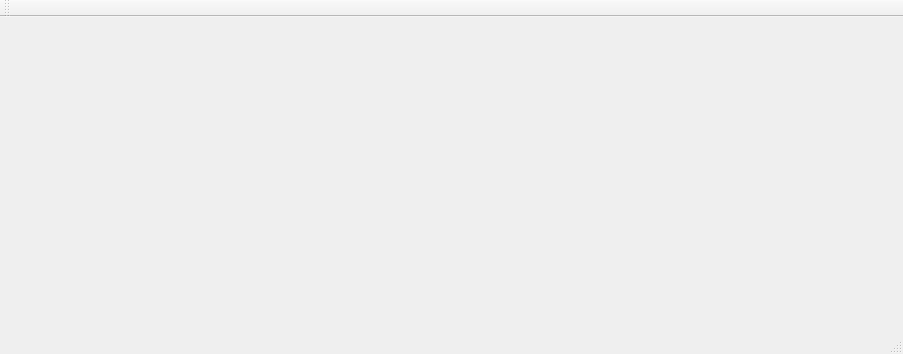
<?xml version="1.0" encoding="UTF-8"?>
<ui version="4.0">
 <class>LightningDesigner</class>
 <widget class="QMainWindow" name="LightningDesigner">
  <property name="geometry">
   <rect>
    <x>0</x>
    <y>0</y>
    <width>903</width>
    <height>354</height>
   </rect>
  </property>
  <property name="windowTitle">
   <string>LightningDesigner</string>
  </property>
  <widget class="QWidget" name="centralWidget">
   <layout class="QGridLayout" name="gridLayout">
    <item row="1" column="1">
     <layout class="QHBoxLayout" name="frameLayout"/>
    </item>
    <item row="0" column="0">
     <spacer name="verticalSpacer">
      <property name="orientation">
       <enum>Qt::Vertical</enum>
      </property>
      <property name="sizeHint" stdset="0">
       <size>
        <width>20</width>
        <height>40</height>
       </size>
      </property>
     </spacer>
    </item>
    <item row="1" column="2">
     <spacer name="horizontalSpacer_2">
      <property name="orientation">
       <enum>Qt::Horizontal</enum>
      </property>
      <property name="sizeHint" stdset="0">
       <size>
        <width>40</width>
        <height>20</height>
       </size>
      </property>
     </spacer>
    </item>
    <item row="1" column="0">
     <spacer name="horizontalSpacer">
      <property name="orientation">
       <enum>Qt::Horizontal</enum>
      </property>
      <property name="sizeHint" stdset="0">
       <size>
        <width>40</width>
        <height>20</height>
       </size>
      </property>
     </spacer>
    </item>
    <item row="2" column="0">
     <spacer name="verticalSpacer_2">
      <property name="orientation">
       <enum>Qt::Vertical</enum>
      </property>
      <property name="sizeHint" stdset="0">
       <size>
        <width>20</width>
        <height>40</height>
       </size>
      </property>
     </spacer>
    </item>
   </layout>
  </widget>
  <widget class="QMenuBar" name="menuBar">
   <property name="geometry">
    <rect>
     <x>0</x>
     <y>0</y>
     <width>903</width>
     <height>18</height>
    </rect>
   </property>
  </widget>
  <widget class="QToolBar" name="mainToolBar">
   <attribute name="toolBarArea">
    <enum>TopToolBarArea</enum>
   </attribute>
   <attribute name="toolBarBreak">
    <bool>false</bool>
   </attribute>
  </widget>
  <widget class="QStatusBar" name="statusBar"/>
 </widget>
 <layoutdefault spacing="6" margin="11"/>
 <resources/>
 <connections/>
</ui>
